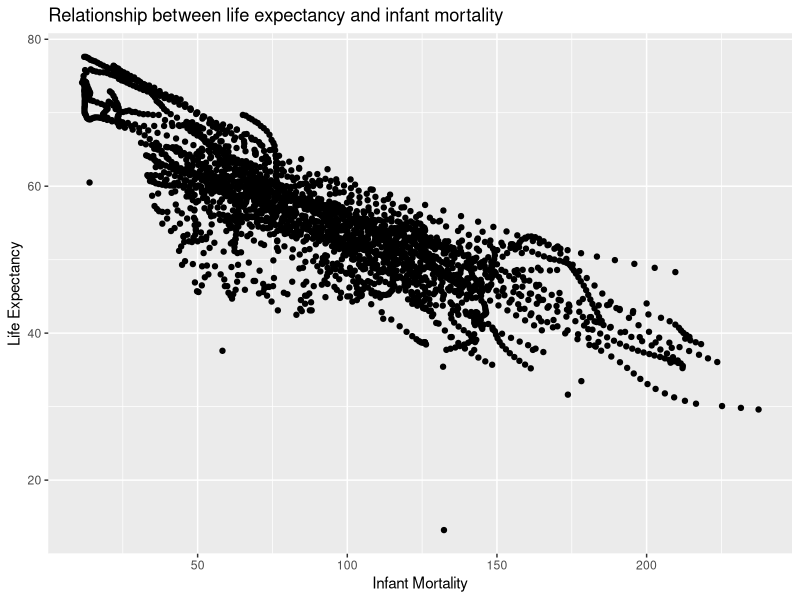
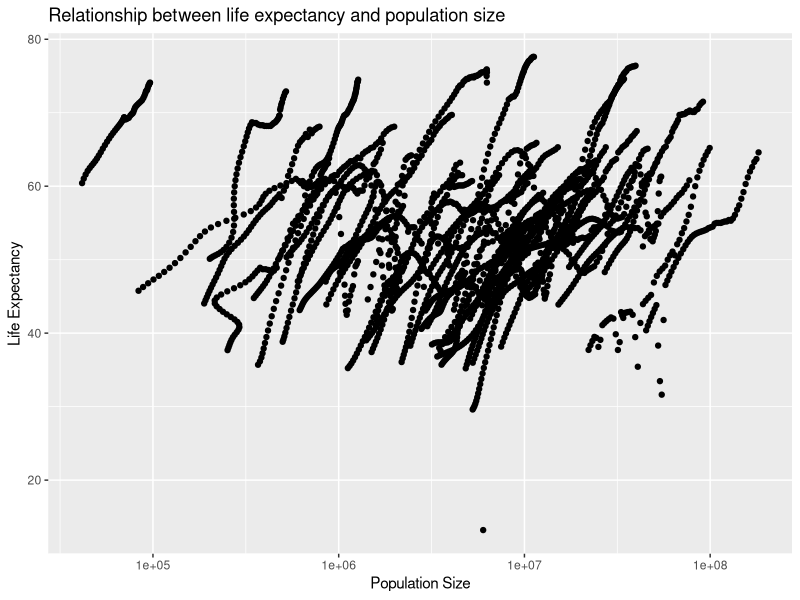
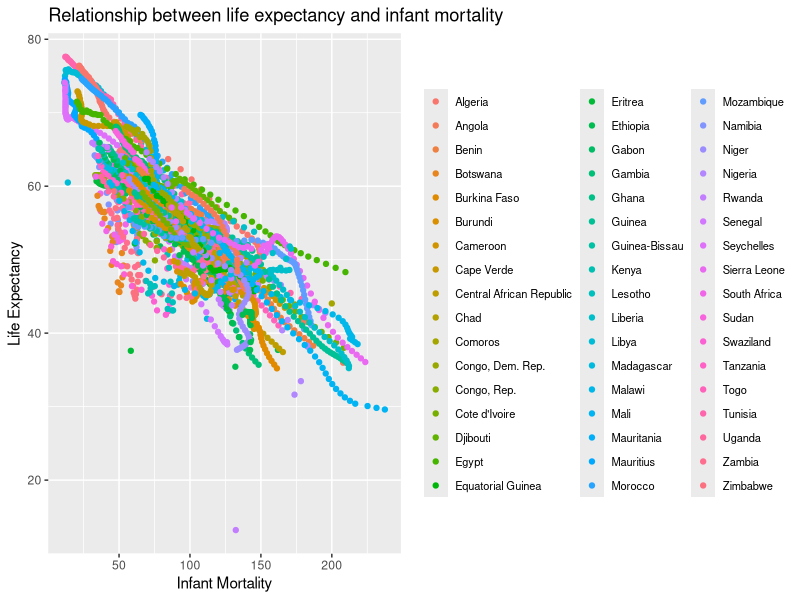
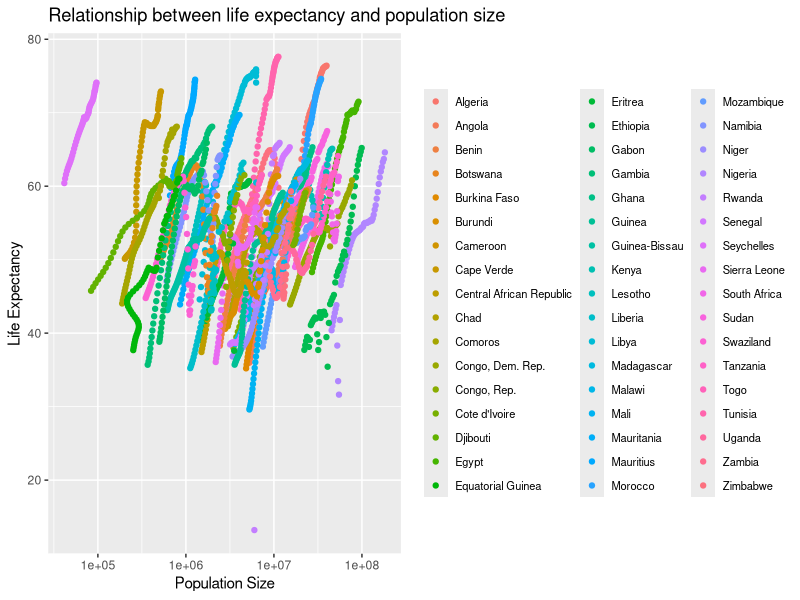
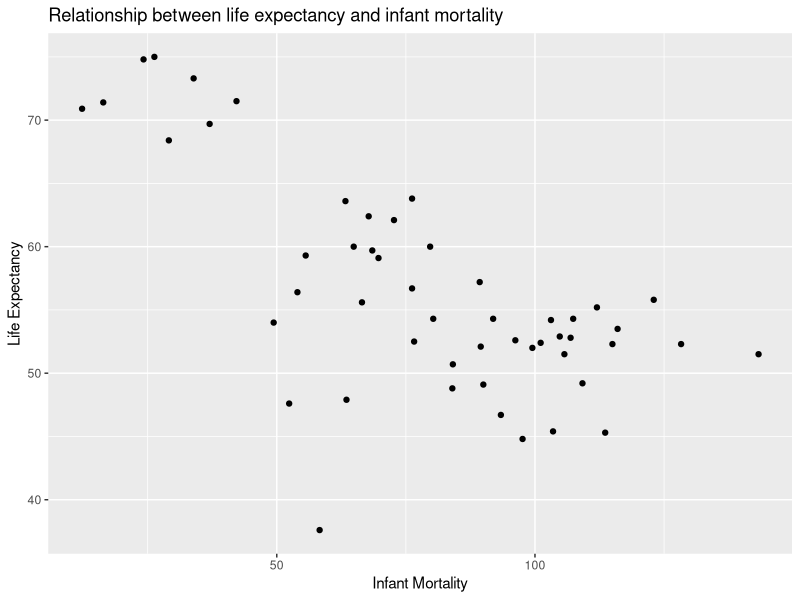
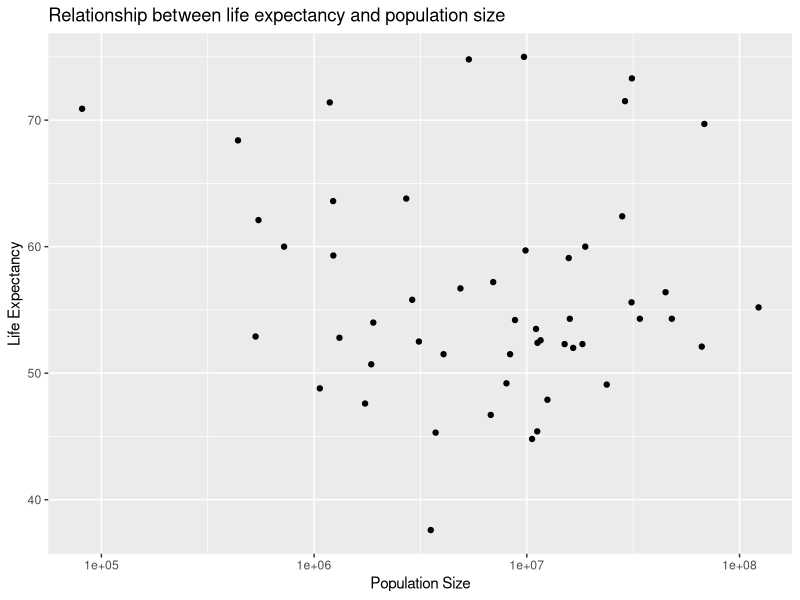
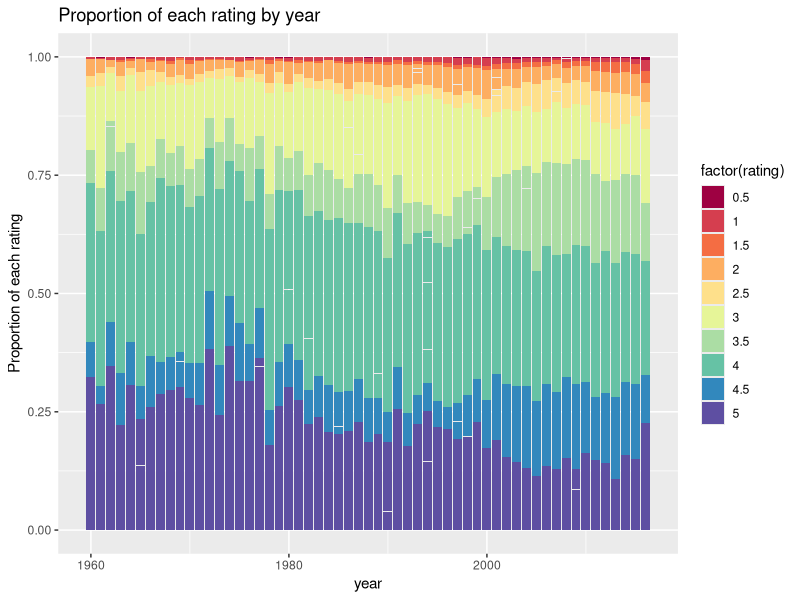
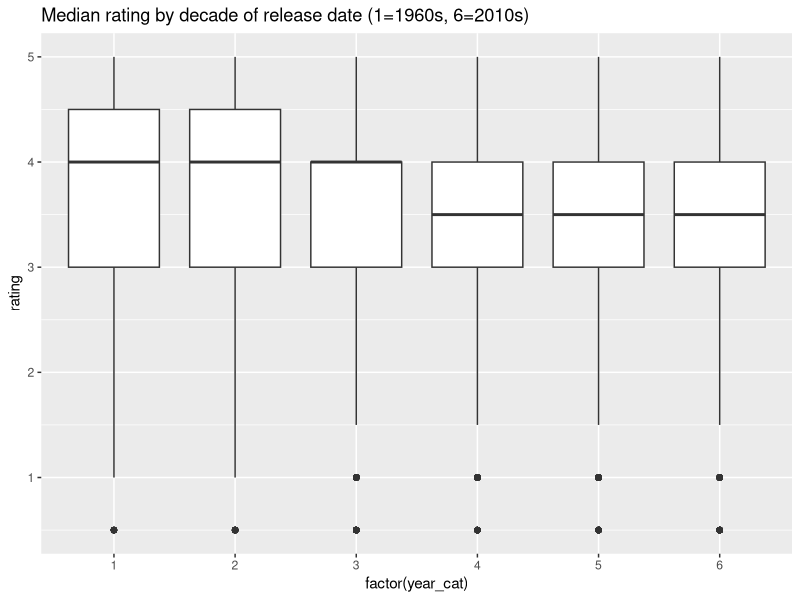

Recreate these plots in R, in order.
## ---- chunk 1
# load package
library(dslabs)
library(tidyverse)
#look at help file for gapminder data
help(gapminder)
#get an overview of data structure
str(gapminder)
#get a summary of data
summary(gapminder)
#determine the type of object gapminder is
class(gapminder)
## ---- chunk 2
#assign only the African countries to a new object/variable called africadata
africadata <- gapminder[gapminder$continent == "Africa", ]

# Check the structure of the africadata object
str(africadata)

# Check the summary of the africadata object
summary(africadata)
## ---- chunk 3
# Create an object containing only 'infant_mortality' and 'life_expectancy'
infant_life <- africadata[, c("infant_mortality", "life_expectancy")]

# Check the structure of 'infant_life'
str(infant_life)

# Check the summary of 'infant_life'
summary(infant_life)

# Create an object containing only 'population' and 'life_expectancy'
pop_life <- africadata[, c("population", "life_expectancy")]

# Check the structure of 'pop_life'
str(pop_life)

# Check the summary of 'pop_life'
summary(pop_life)
## ---- chunk 4
#load package
library(ggplot2)

#plot life expectancy as a function of infant mortality
ggplot(infant_life, aes(x = infant_mortality, y = life_expectancy)) +
  geom_point() +
  labs(title = "Relationship between life expectancy and infant mortality",
       x = "Infant Mortality",
       y = "Life Expectancy")

#plot life expectancy as a function of population size
ggplot(pop_life, aes(x = population, y = life_expectancy)) +
  geom_point() +
  scale_x_log10() +  # set x-axis to log scale
  labs(title = "Relationship between life expectancy and population size",
       x = "Population Size",
       y = "Life Expectancy")

## ---- chunk 5
#plot life expectancy as a function of infant mortality, with different colors for each country
ggplot(infant_life, aes(x = infant_mortality, y = life_expectancy, color = africadata$country)) +
  geom_point() +  
  labs(title = "Relationship between life expectancy and infant mortality",
       x = "Infant Mortality",
       y = "Life Expectancy") +
  theme(legend.title = element_blank(),  # adjust legend
        legend.text = element_text(size = 8))

#plot life expectancy as a function of population size, with different colors for each country
ggplot(pop_life, aes(x = population, y = life_expectancy, color = africadata$country)) +
  geom_point() +  
  scale_x_log10() +  # set x-axis to log scale
  labs(title = "Relationship between life expectancy and population size",
       x = "Population Size",
       y = "Life Expectancy") +
  theme(legend.title = element_blank(),  # adjust legend
        legend.text = element_text(size = 8))
## ---- chunk 6
#check which years have missing data for infant mortality
missing_data_years <- africadata[is.na(africadata$infant_mortality), "year"]
table(missing_data_years)  # count of missing data per year

# Extract data for the year 2000
data_2000 <- africadata[africadata$year == 2000, ]

# Check the structure and summary
str(data_2000)
summary(data_2000)

## ---- chunk 7
#plot life expectancy as a function of infant mortality
ggplot(data_2000, aes(x = infant_mortality, y = life_expectancy)) +
  geom_point() +
  labs(title = "Relationship between life expectancy and infant mortality",
       x = "Infant Mortality",
       y = "Life Expectancy")

#plot life expectancy as a function of population size
ggplot(data_2000, aes(x = population, y = life_expectancy)) +
  geom_point() +
  scale_x_log10() +  # set x-axis to log scale
  labs(title = "Relationship between life expectancy and population size",
       x = "Population Size",
       y = "Life Expectancy")

## ---- chunk 8
#fit linear model with infant mortality as the predictor for life expectancy
fit1 <- lm(life_expectancy ~ infant_mortality, data = data_2000)

#fit linear model with population size as the predictor for life expectancy
fit2 <- lm(life_expectancy ~ population, data = data_2000)

# Display the summary of both models
summary(fit1)  
summary(fit2)  
## ---- chunk 9
#data structure and summary
str(movielens)
summary(movielens)
## ---- chunk 10
genre_options <- movielens %>%
  group_by(genres) %>%
  summarize(n = n()) %>%
  arrange(desc(n))
genre_options

## ---- chunk 11
#Creating new, clean dataset classed movies from movielens
movies <- movielens %>% 
  #Removing unnecessary variables
  select(movieId, year, genres, rating) %>%
  #Deleting rows missing year information
  filter(!is.na(year)) %>%
  #Deleting rows with year < 1960
  filter(year >= 1960) %>%
  #Creating action indicator variable, 1 if Action is in the genre list, 0 otherwise
  mutate(action = if_else(grepl("Action", genres), 1, 0)) %>%
  #Creating romance indicator variable, 1 if romance is in the genre list, 0 otherwise
  mutate(romance = if_else(grepl("Romance", genres), 1, 0)) %>%
  #Creating 4 level indicator that combines action and romance indicators
  mutate(act_rom = if_else(action == 0 & romance ==0, 0, 
                           if_else(action == 1 & romance == 0, 1, 
                                   if_else(action == 0 & romance == 1, 2,
                                           if_else(action == 1 & romance == 1, 3, NA))))) %>%
  #Creating categorical year variable grouped by decade
  mutate(year_cat = case_when(year < 1970 ~ 1,
                              year >= 1970 & year < 1980 ~ 2,
                              year >= 1980 & year < 1990 ~ 3,
                              year >= 1990 & year < 2000 ~ 4,
                              year >= 2000 & year < 2010 ~ 5,
                              year >= 2010 ~ 6))

#Confirming structure and summary of the new dataset movies
str(movies)
summary(movies)

## ---- chunk 12
#Rows with Action included in the genre all have a value of 1 for action and 0 if they do not have action in the genre. Same goes for romance.
movies %>%
  select(genres, action, romance, act_rom) %>%
  head(20)

#Movies with both action and romance in the genre have values of 1 for both indicator variables and 3 for combined variable
movies %>%
  select(genres, action, romance, act_rom) %>%
  filter(genres == "Action|Adventure|Comedy|Romance|Thriller") %>%
  head(10)


## ---- chunk 13
#Figure 1: Stacked bar chart looking at proportion of each rating by year
movies_sorted <- movies %>% arrange(rating)
ggplot(movies_sorted, aes(x=year, y = rating, fill=factor(rating))) + geom_bar(position="fill", stat="identity") +
  scale_fill_brewer(palette = "Spectral") +
  labs(title = "Proportion of each rating by year", y="Proportion of each rating")
## ---- chunk 14
#Creating boxing plot of median movie rating by decade - overall
ggplot(movies, aes(x=factor(year_cat), y=rating)) + geom_boxplot() +
  labs(title="Median rating by decade of release date (1=1960s, 6=2010s)")
## ---- chunk 15
#Figure 2: Stacked bar chart looking at proportion of each rating by year for action movies and romance movies only
movies_sorted_act_rom <- movies %>% arrange(rating) %>% filter(act_rom == 1 | act_rom ==2)
ggplot(movies_sorted_act_rom, aes(x=year, y = rating, fill=factor(rating))) + geom_bar(position="fill", stat="identity") +
  scale_fill_brewer(palette = "Spectral") +
  labs(title = "Proportion of each rating by year", y="Proportion of each rating")+
  facet_grid(~act_rom)

## ---- chunk 16

#Creating boxing plot of median movie rating by decade - by genre (action and romance)
ggplot(movies_sorted_act_rom, aes(x=factor(year_cat), y=rating)) + geom_boxplot() +
  labs(title="Median rating by decade of release date (panel 1 = action, panel 2 = romance) (1=1960s, 6=2010s)")+
  facet_grid(~act_rom)
## ---- chunk 17
#Simple linear regression model modeling rating by year
movies_model1 <- lm(rating ~ year, movies)
#Getting model results
summary(movies_model1)
## ---- chunk 18
#Multivariable linear regression model modeling rating by year
movies_model2 <- lm(rating ~ year + act_rom + act_rom:year, movies_sorted_act_rom)
#Getting model results
summary(movies_model2)
